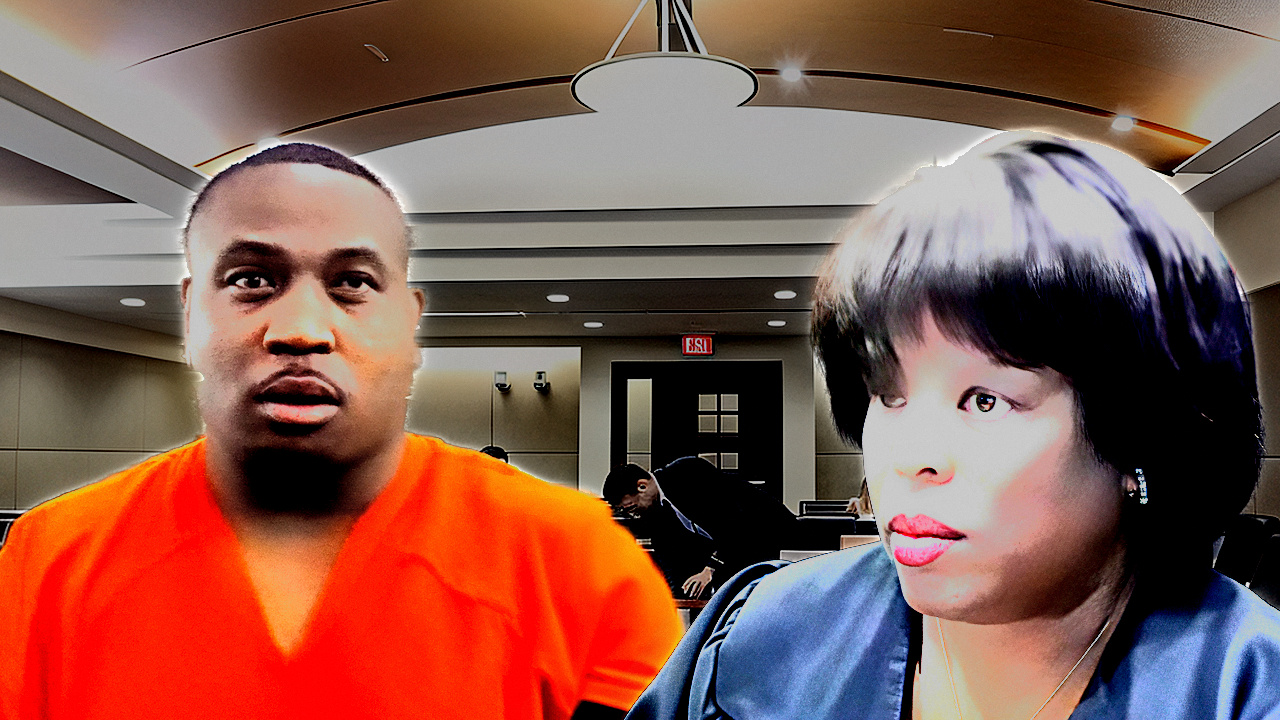
#> input picture tools/fixtures/rejected_2026_09_02/CLAYTON_thumb.photo.jpg, 1280 x 720 px
$ python surfmeas.py ../../../tools/fixtures/rejected_2026_09_02/CLAYTON_thumb.photo.jpg   (older library calls are emulated)
#> lines starting #> are read from the running program, lines starting #| are printed output that depends on the picture; after the words box and inside, x2 and y2 are one past the last pixel; in counts of white or black regions, pixels touching at a corner belong together
"""Surface-quality metrics for thumbnails / key art.
Every metric is defined here so it is reproducible. No opinions, only numbers.
"""
import sys, os, glob, json, math
import numpy as np, cv2
from skimage import color as skcolor


def load(path, norm_w=None, crop=None):
    bgr = cv2.imread(path, cv2.IMREAD_COLOR)
#> bgr is the input picture: shape (720, 1280, 3); mean B, G, R 79.1, 89.3, 133
    if bgr is None:
        return None
    if crop:
        x0, y0, x1, y1 = crop
        H, W = bgr.shape[:2]
        bgr = bgr[int(y0*H):int(y1*H), int(x0*W):int(x1*W)]
    if norm_w and bgr.shape[1] != norm_w:
        h = int(round(bgr.shape[0] * norm_w / bgr.shape[1]))
        interp = cv2.INTER_AREA if bgr.shape[1] > norm_w else cv2.INTER_LANCZOS4
        bgr = cv2.resize(bgr, (norm_w, h), interpolation=interp)
    return bgr


def luma(bgr):
    b, g, r = [bgr[:, :, i].astype(np.float64) for i in range(3)]
    return 0.2126 * r + 0.7152 * g + 0.0722 * b


# ---------- 1. tone / rolloff ----------
def tone(Y):
    h = np.histogram(Y, bins=256, range=(0, 256))[0].astype(np.float64)
#> h = 256 values, max 93484 at index 0, min 0 at index 255, mean 3600
    out = {}
    out['Y_mean'] = float(Y.mean())
    out['Y_std'] = float(Y.std())
    for p in (0.5, 1, 5, 50, 95, 99, 99.5):
        out['Y_p%s' % p] = float(np.percentile(Y, p))
#> after the loop, out = 9 items
    out['pct_below_16'] = float((Y < 16).mean() * 100)
    out['pct_below_4'] = float((Y < 4).mean() * 100)
    out['pct_above_235'] = float((Y >= 235).mean() * 100)
    out['pct_above_250'] = float((Y >= 250).mean() * 100)
    out['pct_at_255'] = float((Y >= 254.5).mean() * 100)
    hi = (Y >= 235).sum()
#> hi = 561
    out['clip_ratio'] = float((Y >= 254.5).sum() / hi) if hi > 50 else None
    seg = h[200:253] + 1
#> seg = 53 values, max 12686 at index 1, min 4 at index 52, mean 534.8
    x = np.arange(len(seg))
#> x = 53 values from 0 to 52
    out['shoulder_slope'] = float(np.polyfit(x, np.log(seg), 1)[0])
    return out


# ---------- 2. multiscale local contrast ----------
def bandpass_rms(Y, sigmas=(1, 2, 4, 8, 16, 32, 64)):
#> called with sigmas = (1, 2, 4, 8, 16, 32, 64)
    prev = cv2.GaussianBlur(Y, (0, 0), 0.5)
    out = {}
    for s in sigmas:
        cur = cv2.GaussianBlur(Y, (0, 0), s)
        band = prev - cur
        out['band_s%d' % s] = float(np.sqrt((band ** 2).mean()))
        prev = cur
#> after the loop, out = {'band_s1': 5.66, 'band_s2': 6.07, 'band_s4': 7.16, 'band_s8': 9.15, 'band_s16': 10.89, 'band_s32': 13.19, 'band_s64': 16.46}
    return out


# ---------- 3. acutance ----------
def acutance(Y):
    gx = cv2.Sobel(Y, cv2.CV_64F, 1, 0, ksize=3)
    gy = cv2.Sobel(Y, cv2.CV_64F, 0, 1, ksize=3)
    g = np.hypot(gx, gy) / 4.0
    out = {'grad_mean': float(g.mean())}
#> out = {'grad_mean': 11.85}
    thr = np.percentile(g, 90)
#> thr = 26.5
    out['grad_p90'] = float(thr)
    out['grad_top10_mean'] = float(g[g >= thr].mean())
    out['grad_p99'] = float(np.percentile(g, 99))
    return out


# ---------- 4. halo / oversharpening ----------
def halo(Y):
    Yf = Y.astype(np.float32)
    gx = cv2.Sobel(Yf, cv2.CV_32F, 1, 0, 3)
    gy = cv2.Sobel(Yf, cv2.CV_32F, 0, 1, 3)
    g = np.hypot(gx, gy) / 4.0
    thr = np.percentile(g, 99)
#> thr = 140.3
    mask = g >= thr
#> mask: shape (720, 1280) bool; 1% white in thin lines or dots
    if mask.sum() < 200:
        return {'halo_overshoot': None, 'halo_undershoot': None, 'halo_pct': None}
    k3 = cv2.getStructuringElement(cv2.MORPH_ELLIPSE, (7, 7))
    k11 = cv2.getStructuringElement(cv2.MORPH_ELLIPSE, (23, 23))
    near_max = cv2.dilate(Yf, k3)
    far_max = cv2.dilate(Yf, k11)
    near_min = cv2.erode(Yf, k3)
    far_min = cv2.erode(Yf, k11)
    base = cv2.GaussianBlur(Yf, (0, 0), 8)
    amp = np.maximum((far_max - far_min)[mask], 1e-3)
#> amp = 9216 values, max 251.9 at index 4008, min 143.6 at index 4725, mean 196.7
    ov = np.clip((near_max - base)[mask] / amp, 0, 3)
#> ov = 9216 values, max 0.941 at index 6399, min 0.0709 at index 1097, mean 0.503
    un = np.clip((base - near_min)[mask] / amp, 0, 3)
#> un = 9216 values, max 0.822 at index 1651, min 0.0509 at index 7631, mean 0.452
    return {'halo_overshoot': float(np.median(ov)),
            'halo_undershoot': float(np.median(un)),
            'halo_pct': float(((ov > 0.55) & (un > 0.55)).mean() * 100)}


# ---------- 5. grain / noise ----------
def noise_immerkaer(Y):
    """J. Immerkaer, Fast Noise Variance Estimation, CVGIP:IU 64(2) 1996."""
    M = np.array([[1, -2, 1], [-2, 4, -2], [1, -2, 1]], dtype=np.float64)
    H, W = Y.shape
    conv = cv2.filter2D(Y, cv2.CV_64F, M)
    return float(math.sqrt(math.pi / 2) / (6 * (W - 2) * (H - 2)) * np.abs(conv).sum())


def flat_noise(Y):
    loc = cv2.GaussianBlur(Y, (0, 0), 8)
    var = cv2.GaussianBlur(Y * Y, (0, 0), 8) - loc * loc
    sd = np.sqrt(np.maximum(var, 0))
    q = np.percentile(sd, 25)
    m = sd <= q
    M = np.array([[1, -2, 1], [-2, 4, -2], [1, -2, 1]], dtype=np.float64)
    conv = np.abs(cv2.filter2D(Y, cv2.CV_64F, M))
    if m.sum() < 500:
        return None
    return float(math.sqrt(math.pi / 2) / 6 * conv[m].mean())


def radial_spectrum(Y):
    h, w = Y.shape
    n = min(h, w)
    n -= n % 2
    p = Y[(h - n) // 2:(h - n) // 2 + n, (w - n) // 2:(w - n) // 2 + n].astype(np.float64)
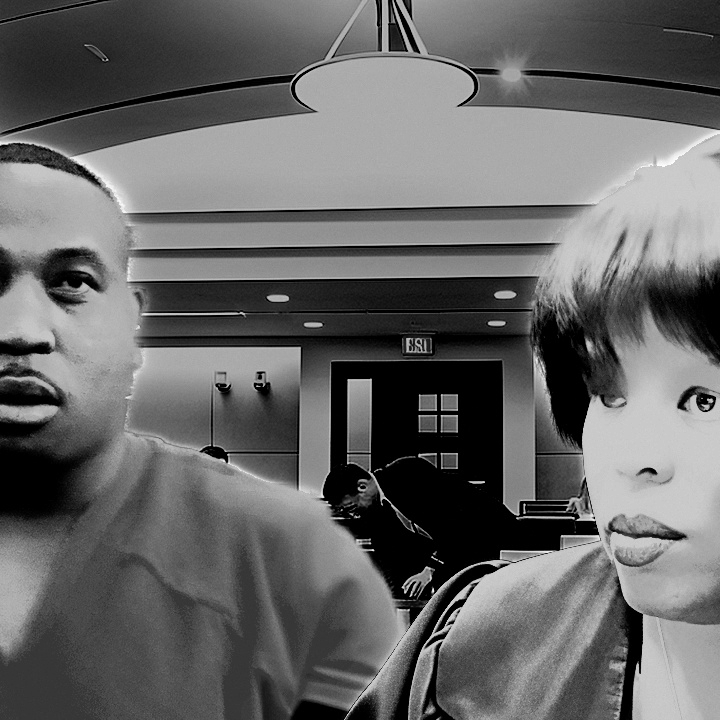
#> p: shape (720, 720) float64; min 0, max 255, mean 103.1
    p = p - p.mean()
    win = np.outer(np.hanning(n), np.hanning(n))
    F = np.fft.fftshift(np.fft.fft2(p * win))
    P = np.abs(F) ** 2
    yy, xx = np.indices((n, n))
    c = n // 2
    r = np.hypot(yy - c, xx - c).astype(int)
    tb = np.bincount(r.ravel(), P.ravel())
#> tb = 510 values, max 5.12e+13 at index 1, min 147717.7 at index 509, mean 3.55e+11
    cnt = np.bincount(r.ravel())
    prof = tb[:c] / np.maximum(cnt[:c], 1)
#> prof = 360 values, max 6.4e+12 at index 1, min 2265817.9 at index 349, mean 3.65e+10
    f = np.arange(c) / n
    L = 10 * np.log10(prof + 1e-12)
#> L = 360 values, max 128.1 at index 1, min 63.55 at index 349, mean 78.47
    ref_i = max(1, int(0.02 * n))
    ref = L[ref_i]
#> ref = 102.4
    cut = None
    for i in range(ref_i, c):
        if L[i] < ref - 40:
            cut = f[i]
            break
    out = {'spec_cutoff_cpp': (float(cut) if cut else 0.5)}
    i0, i1 = int(0.05 * n), int(0.35 * n)
    if i1 > i0 + 5:
        out['spec_slope'] = float(np.polyfit(np.log10(f[i0:i1]), L[i0:i1], 1)[0])

    def band(a, b):
#> called with a = 0.25, b = 0.5
        ia, ib = int(a * n), int(b * n)
        return float(prof[ia:ib].mean())

    out['spec_hi_over_mid'] = float(band(0.25, 0.5) / max(band(0.06, 0.125), 1e-9))
    return out


# ---------- 6. colour ----------
def colour(bgr):
    rgb = cv2.cvtColor(bgr, cv2.COLOR_BGR2RGB).astype(np.float64) / 255.0
    lab = skcolor.rgb2lab(rgb)
#> lab: shape (720, 1280, 3) float64; mean of channels 0, 1, 2 44, 15.9, 14.9
    L, a, b = lab[:, :, 0], lab[:, :, 1], lab[:, :, 2]
    C = np.hypot(a, b)
    hdeg = (np.degrees(np.arctan2(b, a)) + 360) % 360
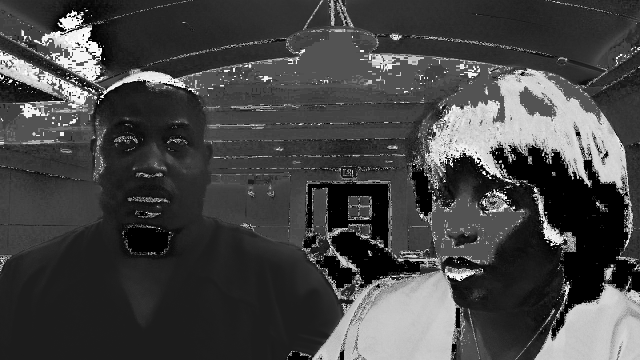
#> hdeg: shape (720, 1280) float64 (shown at 1/2 size); min 0, max 360, mean 97.8; drawn with min black and max white
    hist = np.histogram(hdeg, bins=36, range=(0, 360), weights=(C > 12).astype(float))[0]
#> hist = 36 values, max 141248 at index 4, min 10 at index 15, mean 13548
    s = max(hist.sum(), 1)
#> s = 487729
    hist = hist / s
#> hist = 36 values, max 0.29 at index 4, min 2.05e-05 at index 15, mean 0.0278
    nz = hist[hist > 0]
#> nz has the same summary as hist
    ent = float(-(nz * np.log2(nz)).sum())
#> ent = 3.37
    return {'L_mean': float(L.mean()), 'L_std': float(L.std()),
            'C_mean': float(C.mean()), 'C_p95': float(np.percentile(C, 95)),
            'pct_C_gt60': float((C > 60).mean() * 100),
            'pct_C_lt10': float((C < 10).mean() * 100),
            'hue_entropy_bits': ent}


# ---------- 7. blockiness ----------
def blockiness(Y):
    d = np.abs(np.diff(Y, axis=1))
    cols = np.arange(d.shape[1])
    on = d[:, (cols % 8) == 7].mean()
#> on = 5.44
    off = d[:, (cols % 8) != 7].mean()
#> off = 5.41
    dv = np.abs(np.diff(Y, axis=0))
    rows = np.arange(dv.shape[0])
    onv = dv[(rows % 8) == 7, :].mean()
#> onv = 6.66
    offv = dv[(rows % 8) != 7, :].mean()
#> offv = 6.47
    return {'block_h': float(on - off), 'block_v': float(onv - offv)}


def measure(path, norm_w=None, tag='', crop=None):
    bgr = load(path, norm_w, crop)
    if bgr is None:
        return None
    Y = luma(bgr)
    d = {'file': os.path.basename(path), 'tag': tag, 'w': bgr.shape[1], 'h': bgr.shape[0]}
    d.update(tone(Y))
    d.update(bandpass_rms(Y))
    d.update(acutance(Y))
    d.update(halo(Y))
    d.update(radial_spectrum(Y))
    d.update(colour(bgr))
    d.update(blockiness(Y))
    d['noise_global'] = noise_immerkaer(Y)
    d['noise_flat'] = flat_noise(Y)
#> in flat_noise, `sd = np.sqrt(np.maximum(var, 0))`:
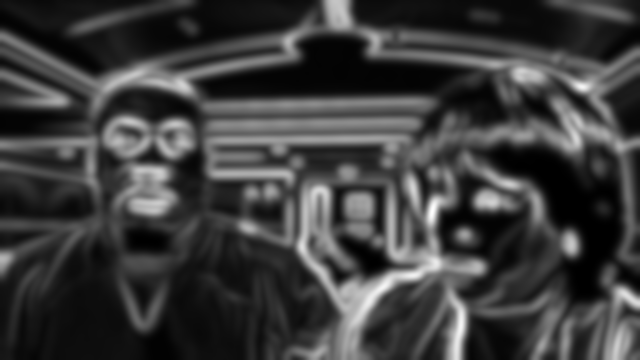
#> sd: shape (720, 1280) float64 (shown at 1/2 size); min 0.00212, max 99.24, mean 23.8; drawn with min black and max white
#> in flat_noise, `q = np.percentile(sd, 25)`: q = 7.93
#> in flat_noise, `m = sd <= q`:
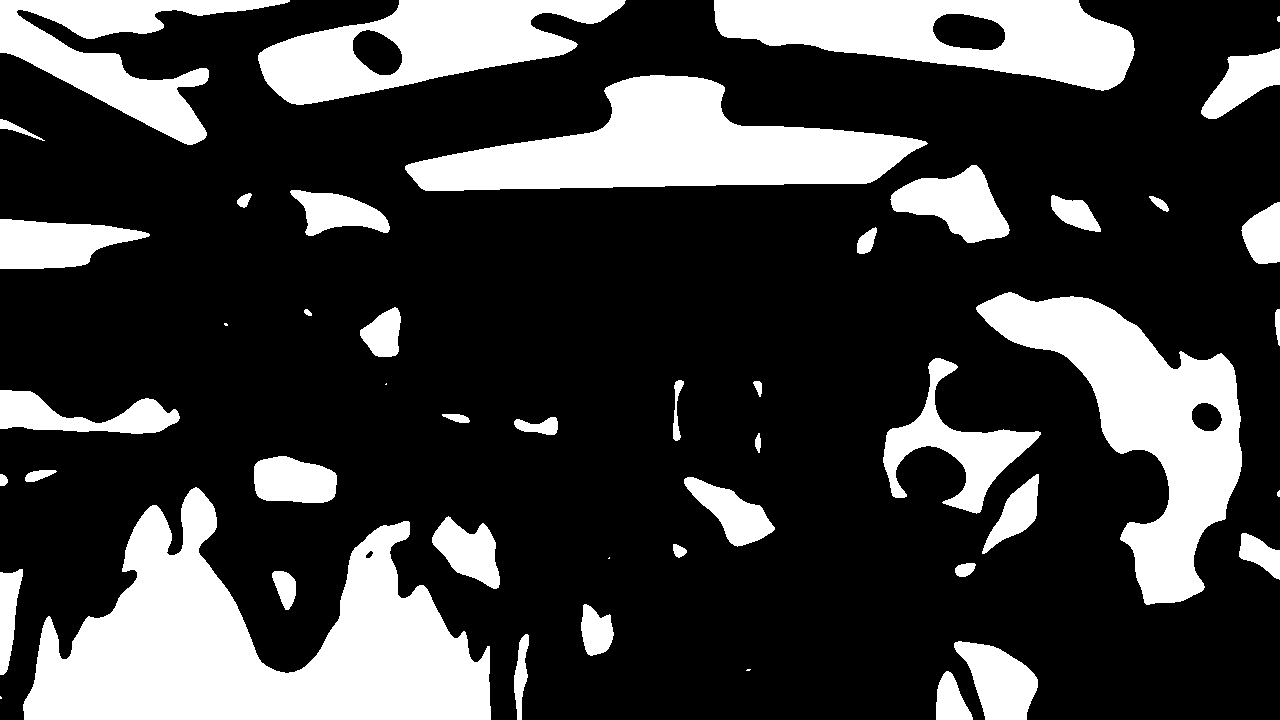
#> m: shape (720, 1280) bool; 25% white; 48 white regions (7 under 20 px), largest, box (x1, y1, x2, y2) and area: (23, 487, 491, 720) 56138, (405, 75, 928, 191) 31025, (976, 292, 1242, 605) 30654
    return d


if __name__ == '__main__':
    import argparse
    ap = argparse.ArgumentParser()
    ap.add_argument('paths', nargs='+')
    ap.add_argument('--norm', type=int, default=None)
    ap.add_argument('--tag', default='')
    ap.add_argument('--out', default=None)
    ap.add_argument('--crop', default=None)
    a = ap.parse_args()
    rows = []
    for pat in a.paths:
        for f in sorted(glob.glob(pat)):
            cr = tuple(float(v) for v in a.crop.split(',')) if a.crop else None
            r = measure(f, a.norm, a.tag, cr)
#> r = 48 items
            if r:
                rows.append(r)
    if a.out:
        open(a.out, 'w').write(json.dumps(rows, indent=1))
    print(json.dumps(rows, indent=1)[:400])
#> (printed output is left out)
    print('rows', len(rows))
#| rows 1

$ run again, on tools/fixtures/rejected_2026_09_02/GARCIA_J_thumb.jpg
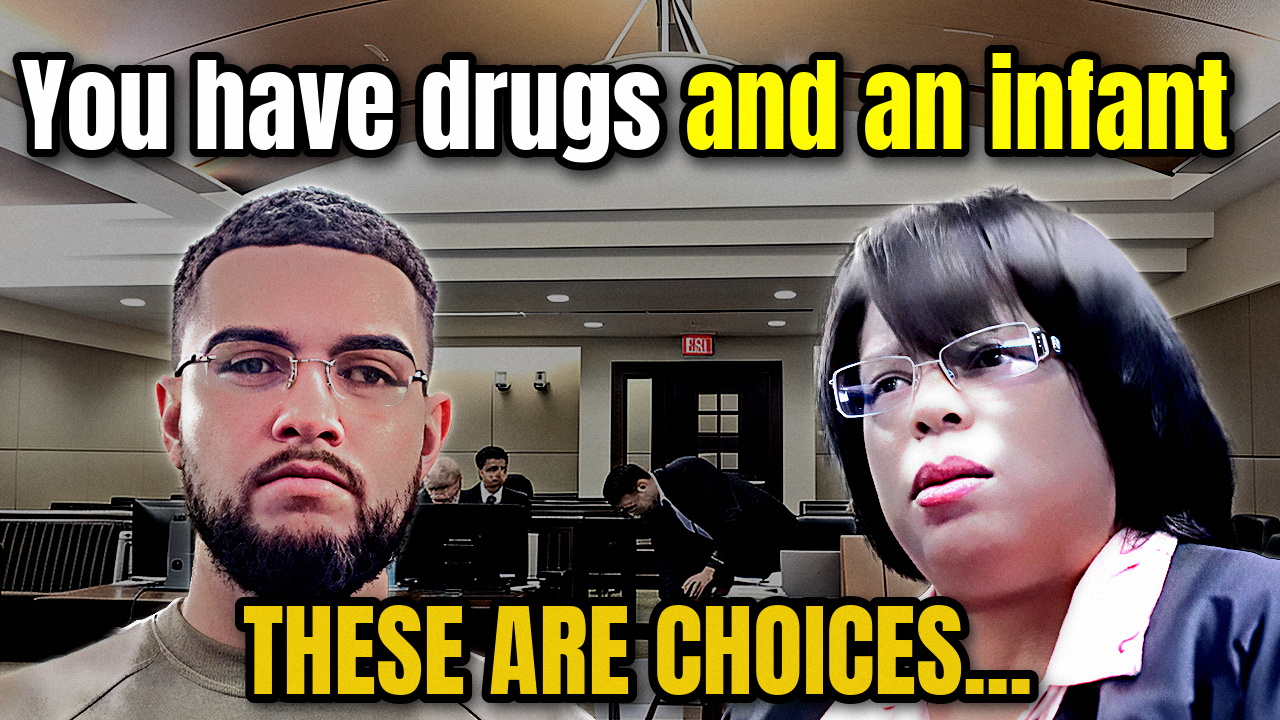
#> input picture tools/fixtures/rejected_2026_09_02/GARCIA_J_thumb.jpg, 1280 x 720 px
#> in load, bgr is the input picture: shape (720, 1280, 3); mean B, G, R 83.7, 100.8, 112.9
#> in tone, `h = np.histogram(Y, bins=256, range=(0, 256))[0].astype(np.float64)`: h = 256 values, max 102916 at index 0, min 0 at index 255, mean 3600
#> after the loop in tone, `for p in (0.5, 1, 5, 50, 95, 99, 99.5):`: out = 9 items
#> hi = 51610
#> seg = 53 values, max 5163 at index 33, min 222 at index 24, mean 1002.1
#> x = 53 values from 0 to 52
#> after the loop in bandpass_rms, `for s in sigmas:`: out = {'band_s1': 8.94, 'band_s2': 10.64, 'band_s4': 15, 'band_s8': 19.28, 'band_s16': 16.3, 'band_s32': 14.64, 'band_s64': 15.29}
#> in acutance, `out = {'grad_mean': float(g.mean())}`: out = {'grad_mean': 20.43}
#> in acutance, `thr = np.percentile(g, 90)`: thr = 56.18
#> in halo, `thr = np.percentile(g, 99)`: thr = 225.5
#> in halo, `mask = g >= thr`:
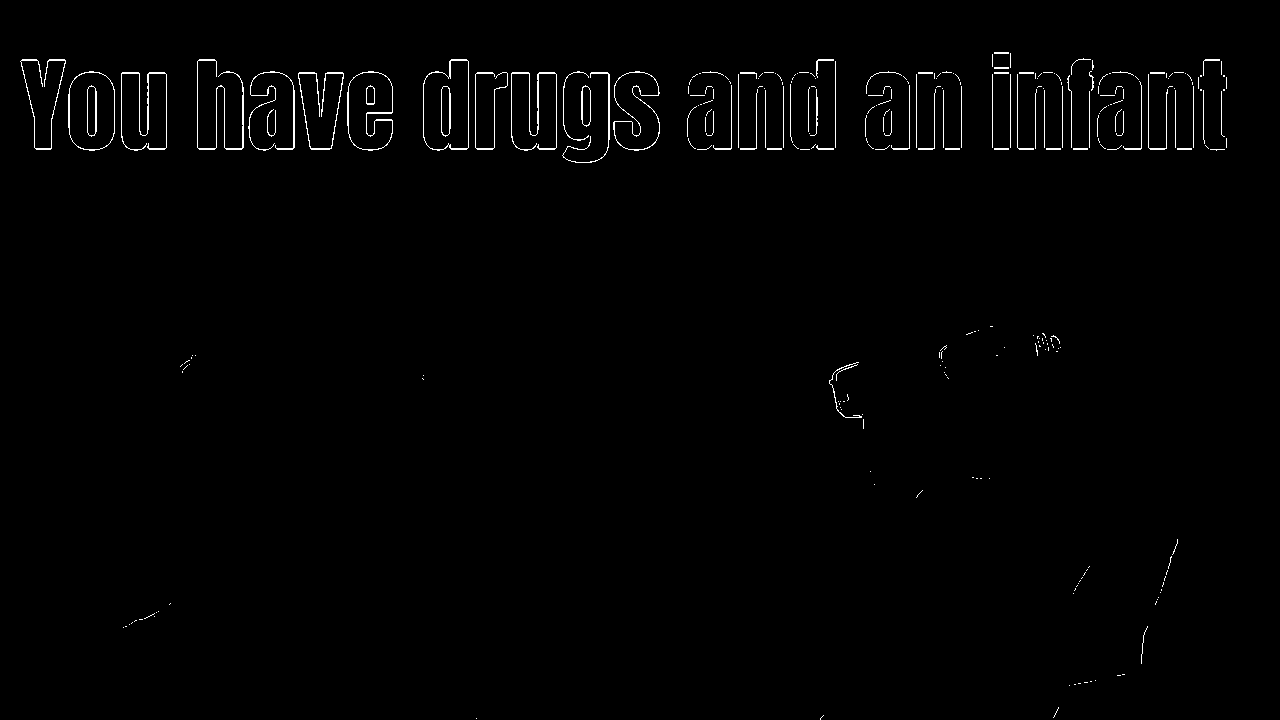
#> mask: shape (720, 1280) bool; 1% white in thin lines or dots, all inside (x1, y1, x2, y2) = (20, 52, 1227, 720)
#> amp = 9218 values, max 255 at index 42, min 223.3 at index 9031, mean 247.8
#> ov = 9218 values, max 0.831 at index 8845, min 0.13 at index 4969, mean 0.447
#> un = 9218 values, max 0.87 at index 4969, min 0.165 at index 8845, mean 0.55
#> tb = 510 values, max 4.55e+13 at index 1, min 4926603.2 at index 507, mean 3.14e+11
#> prof = 360 values, max 5.68e+12 at index 1, min 3566030.7 at index 349, mean 3.27e+10
#> in radial_spectrum, `L = 10 * np.log10(prof + 1e-12)`: L = 360 values, max 127.5 at index 1, min 65.52 at index 349, mean 79.12
#> ref = 103.6
#> lab: shape (720, 1280, 3) float64; mean of channels 0, 1, 2 42.4, 3.5, 8.8
#> in colour, `L, a, b = lab[:, :, 0], lab[:, :, 1], lab[:, :, 2]`:
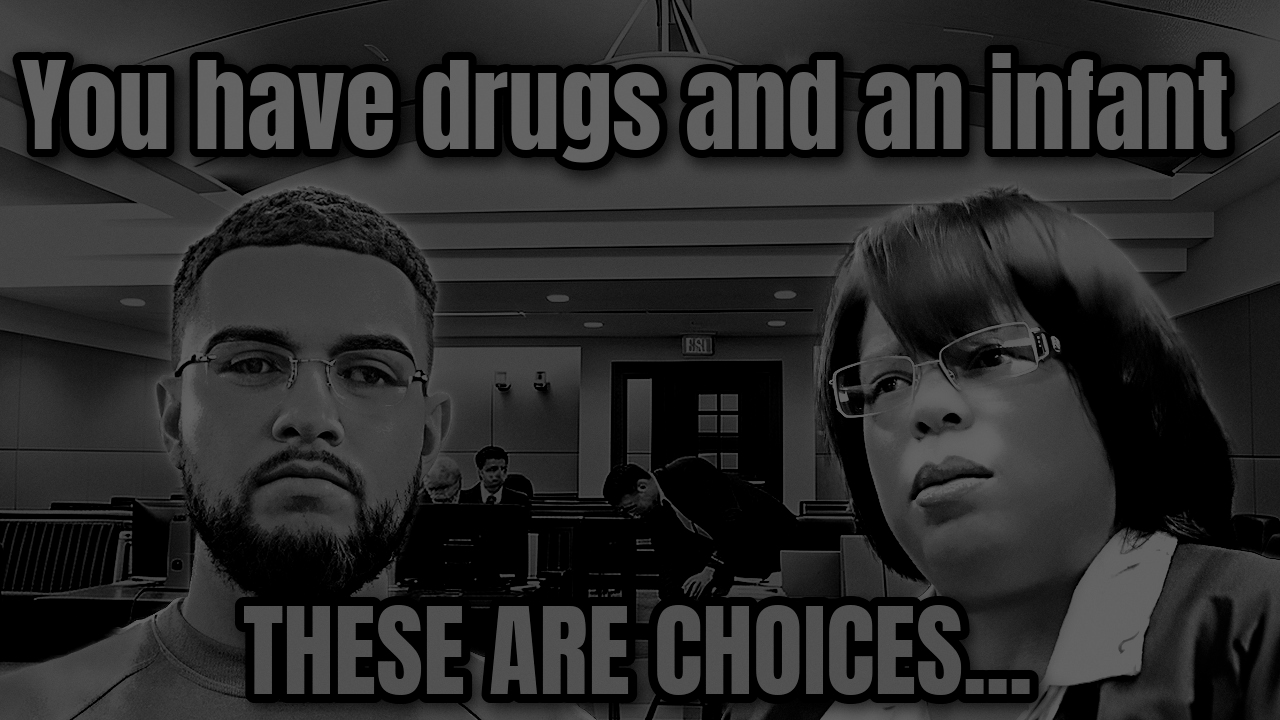
#> L: shape (720, 1280) float64; min 0, max 100, mean 42.4
#> in colour, `hist = np.histogram(hdeg, bins=36, range=(0, 360), weights=(C > 12).as..`: hist = 36 values, max 47248 at index 9, min 1 at index 14, mean 8429.3
#> s = 303455
#> in colour, `hist = hist / s`: hist = 36 values, max 0.156 at index 9, min 3.3e-06 at index 14, mean 0.0278
#> nz has the same summary as hist
#> ent = 3.92
#> on = 8.78
#> off = 9.12
#> onv = 8.86
#> offv = 8.94
#> q = 18.64
#> `r = measure(f, a.norm, a.tag, cr)`: r = 48 items
#> (printed output is left out)
#| rows 1
